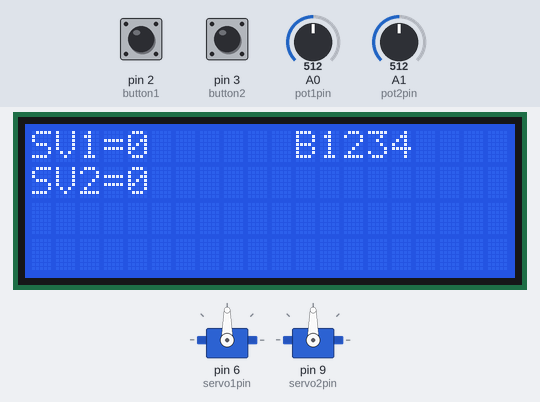
The sketch below on a simulated Arduino Uno, built with avr-gcc and run on an emulated ATmega328P. Parts: 20×4 character LCD, 2 × servo. The inputs (shaded band) are chosen by the test bench; at power-on: pin 2 (button1) LOW, A0 (pot1pin) = 512, pin 3 (button2) LOW, A1 (pot2pin) = 512.

Above: at 1.2 s.
1.3 s: pin 2 (button1) pulled HIGH for 0.15 s
At 1.36 s:
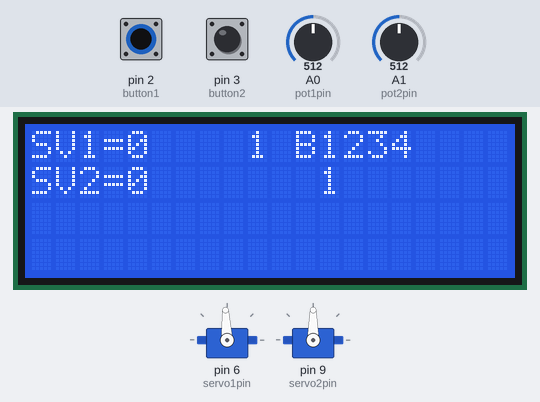
4.4 s: A0 (pot1pin) set to 500
At 5.0 s:
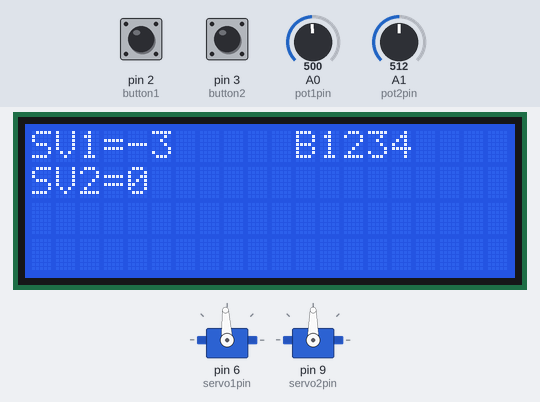
7.4 s: pin 3 (button2) pulled HIGH for 0.15 s
At 7.42 s:
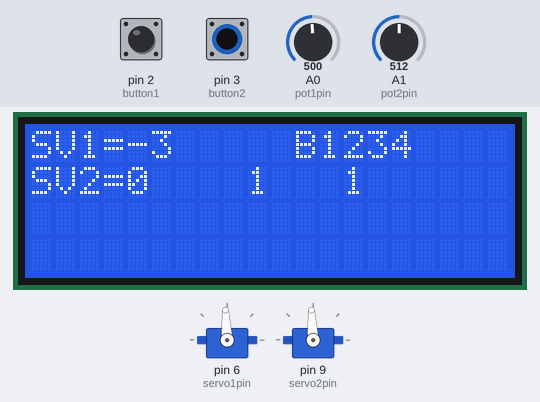
9.0 s: A0 (pot1pin) set to 716
At 10.2 s:
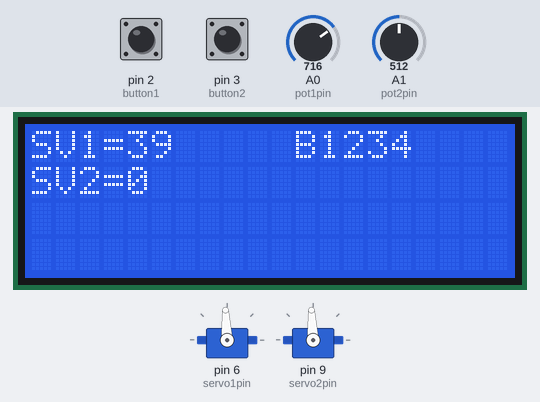
12.0 s: A1 (pot2pin) set to 484
At 12.9 s:
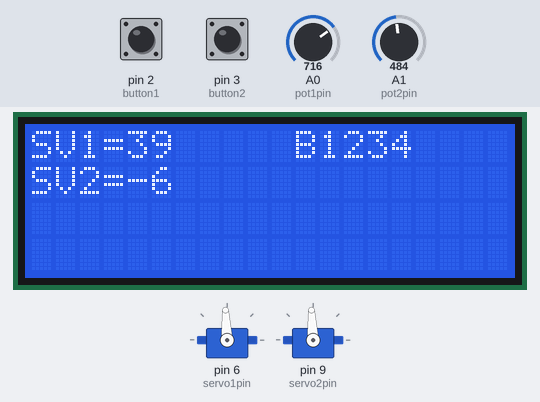
13.5 s: A1 (pot2pin) set to 456
At 14.4 s:
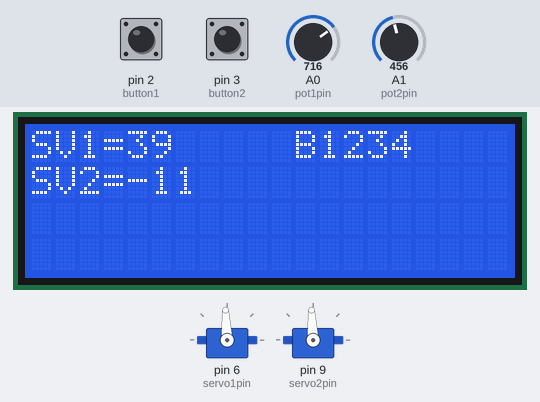
Timing chart, 0 to 16.5 s (numbered marks = the images above; inputs shaded):
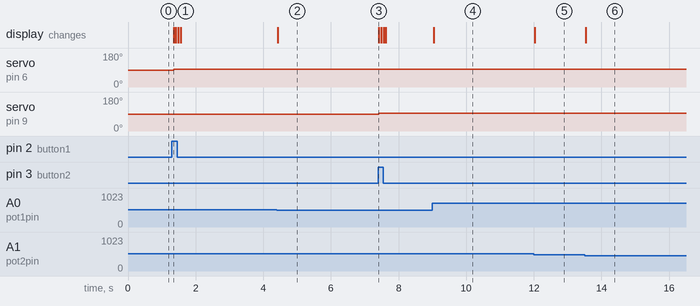

The sketch:

FirstRoboticsControllLCD.ino
```cpp
/* Controller Board for 1st Robotics
 * Mark Gryzwa Nov 2018
 *
 * 2 Servo Motors
 * 1x LCD Feedback
 *
 */


/* connections
 * A0 - Potentiometer 1
 * A1 - Potentiometer 2
 * A4 - SDA for LCD
 * A5 - SCL for LCD
 *
 * D0 - Reserved
 * D1 - Reserved
 * D2 - Push button 1
 * D3 - Push button 2
 *
 * D6 - Servo 1
 * D9 - Servo 2
 *
 * D13 - LED Reserved
 */

// setup LCD
  #include <Wire.h>
  #include <LiquidCrystal_I2C.h>
  LiquidCrystal_I2C lcd(0x3f,20,4);

// setup Servo
  #include <Servo.h>
  Servo servo1;
  Servo servo2;

// analog pins
#define pot1pin 0
#define pot2pin 1

//digital pins
#define servo1pin 6
#define servo2pin 9
#define button1   2
#define button2   3

#define rev 700    // microsecond offsets for servo
#define fwd 700

  // global variables
  int pot1val_current = 0;
  int pot1val_new = 0;
  int pot2val_current = 0;
  int pot2val_new = 0;
  int servo1_percent = 0;
  int servo1_val = 0;
  int servo2_percent = 0;
  int servo2_val = 0;

  int button1_current = 0;
  int button1_new = 0;
  int button2_current = 0;
  int button2_new = 0;

void setup() {
  // --------------------------- LCD
  lcd.init();
  lcd.backlight();
  lcd.clear();
  // --------------------------- Servo
  servo1.attach(servo1pin);
  servo2.attach(servo2pin);
  // -------------------------- pin assignments
  pinMode(button1, INPUT);
  pinMode(button2, INPUT);
}

void loop() {

  // analog reads
    pot1val_new = analogRead(pot1pin);
      servo1_percent = map(pot1val_new, 0, 1024, -100, 100);
      servo1_val = map(pot1val_new, 0, 1024, 1500-rev, 1500+fwd);
    pot2val_new = analogRead(pot2pin);
      servo2_percent = map(pot2val_new, 0, 1024, -100, 100);
      servo2_val = map(pot2val_new, 0, 1024, 1500-rev, 1500+fwd);

    //update lcd for servos
    lcd.clear();
    lcd.setCursor(0,0);
    lcd.print("SV1=");
    lcd.print(servo1_percent);
    lcd.setCursor(0,1);
    lcd.print("SV2=");
    lcd.print(servo2_percent);
    lcd.setCursor(11,0);
    lcd.print("B1234");


  // digital reads
    button1_new = digitalRead(button1);
    button2_new = digitalRead(button2);

  // did button1 change state
    if(button1_new != button1_current) {
      //button changed state
      button1_current = button1_new;
      if(button1_current == 1){
          servo1.writeMicroseconds(servo1_val);
          lcd.setCursor(9,0);
          lcd.print("1");
          lcd.setCursor(12,1);
          lcd.print("1");
      }
      else {
         servo1.writeMicroseconds(1500);
         lcd.setCursor(9,0);
         lcd.print("0");
         lcd.setCursor(12,1);
         lcd.print("0");
      }
    }

  // did button2 change state
    if(button2_new != button2_current) {
      //button changed state
      button2_current = button2_new;
      if(button2_current == 1){
          servo2.writeMicroseconds(servo2_val);
          lcd.setCursor(9,1);
          lcd.print("1");
          lcd.setCursor(13,1);
          lcd.print("1");
      }
      else {
         servo1.writeMicroseconds(1500);
         lcd.setCursor(9,1);
         lcd.print("0");
         lcd.setCursor(13,1);
         lcd.print("0");
      }
    }

   delay(50);
}
```

Measured:
- after the input at 1.3 s, servo on pin 6 (servo1pin): 90° → 93° after 0.05 s; the display: changes after 0.05 s (image 1)
- after the input at 4.4 s, the display: changes at once (image 2)
- after the input at 7.4 s, servo on pin 9 (servo2pin): 90° → 93° at once; the display: changes at once (image 3)
- after the input at 9.0 s, the display: changes after 0.05 s (image 4)
- after the input at 12.0 s, the display: changes at once (image 5)
- after the input at 13.5 s, the display: changes at once (image 6)
